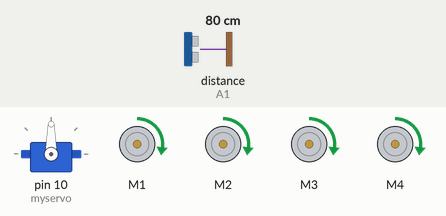
Simulated run of this sketch. Board: Arduino Uno, built with avr-gcc and run on an emulated ATmega328P. Shown: servo, 4 × DC motor (green arrow = forward, orange = backward, longer = faster). The inputs (shaded band) are chosen by the test bench; at power-on: distance to the obstacle (sensor on A1) 80 cm. The echo pulse lasts 58.3 µs per cm.

Above: at 1.31 s.
2.3 s: distance to the obstacle (sensor on A1) set to 2 cm
At 6.3 s:
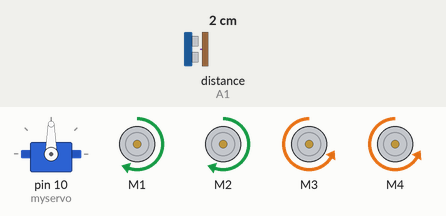
6.5 s: distance to the obstacle (sensor on A1) set to 26 cm
10.7 s: distance to the obstacle (sensor on A1) set to 33 cm
At 13.5 s:
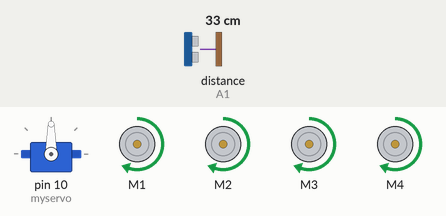
19.1 s: distance to the obstacle (sensor on A1) set to 4 cm
At 21.1 s:
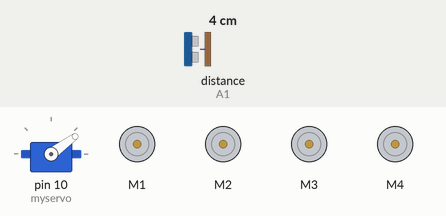
23.3 s: distance to the obstacle (sensor on A1) set to 35 cm
At 25.1 s:
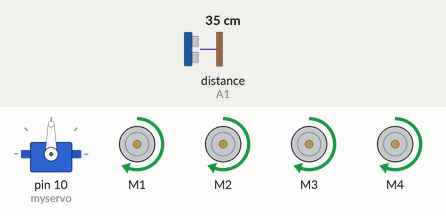
Timing chart, 0 to 75.0 s (numbered marks = the images above; inputs shaded):
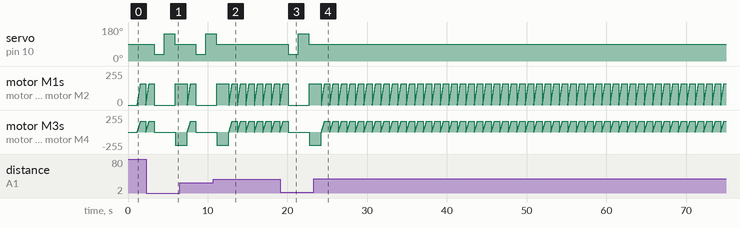

Measured:
- the behaviour switches between 29 and 30 cm on distance to the obstacle (sensor on A1) (found by bisection; images 1 and 2)
- after the input at 2.3 s, servo on pin 10 (myservo): 90° → 36° after 1.0 s, → 144° 1.3 s later, → 90° 1.3 s later
- after the input at 10.7 s, servo on pin 10 (myservo): goes on until 11.0 s, then stays 90°
- after the input at 19.1 s, servo on pin 10 (myservo): 90° → 36° after 1.0 s, → 144° 1.3 s later, → 90° 1.3 s later
- after the input at 23.3 s, servo on pin 10 (myservo): stops changing and stays 90°
- by itself, motor M1–4: ramps from stopped to forward 158/255 and jumps back, once every 1.1 s

The sketch:

avoiding_robot.ino
```cpp
#include <AFMotor.h>
#include <Servo.h>
#include <NewPing.h>

#define trig A0
#define echo A1
#define max_distance 300
#define max_speed 160
#define max_speed_offset 40
#define coll_dist 30
#define turn_dist coll_dist+20
NewPing sonar(trig, echo, max_distance);

AF_DCMotor leftmotor1(1, MOTOR12_1KHZ);
AF_DCMotor leftmotor2(2, MOTOR12_1KHZ);
AF_DCMotor rightmotor1(3, MOTOR34_1KHZ);
AF_DCMotor rightmotor2(4, MOTOR34_1KHZ);
Servo myservo;

int leftdistance, rightdistance;
int curdist = 0;
String motorset = "";
int speedset = 0;

void setup(){
  myservo.attach(10);
  myservo.write(90);
  delay(1000);
}

void loop(){
  myservo.write(90);
  delay(90);
  curdist = redping();
  if (curdist < coll_dist){
    changepath();
  }
  moveforward();
  delay(500);
}

void changepath(){
  movestop();
  myservo.write(36);
  delay(500);
  rightdistance = redping();
  delay(700);
  myservo.write(144);
  delay(700);
  leftdistance = redping();
  delay(500);
  myservo.write(90);
  delay(100);
  comparedistance();
}

void comparedistance(){
  if (leftdistance > rightdistance){
    turnleft();
  } else if (rightdistance > leftdistance){
    turnright();
  }else {
    turnaround();
  }
}

int redping(){
  delay(70);
  unsigned int us = sonar.ping();
  int cm = us/US_ROUNDTRIP_CM;
  return cm;
}

void movestop(){
  leftmotor1.run(RELEASE);
  leftmotor2.run(RELEASE);
  rightmotor1.run(RELEASE);
  rightmotor2.run(RELEASE);
}

void moveforward(){
  motorset = "FORWARD";
  leftmotor1.run(FORWARD);
  leftmotor2.run(FORWARD);
  rightmotor1.run(FORWARD);
  rightmotor2.run(FORWARD);
  for (speedset = 0; speedset < max_speed; speedset +=2){
    leftmotor1.setSpeed(speedset);
    leftmotor2.setSpeed(speedset);
    rightmotor1.setSpeed(speedset);
    rightmotor2.setSpeed(speedset);
  delay(5);
  }
}

void movebackward(){
  motorset = "BACKWARD";
  leftmotor1.run(BACKWARD);
  leftmotor2.run(BACKWARD);
  rightmotor1.run(BACKWARD);
  rightmotor2.run(BACKWARD);
  for (speedset = 0; speedset < max_speed; speedset +=2){
    leftmotor1.setSpeed(speedset);
    leftmotor2.setSpeed(speedset);
    rightmotor1.setSpeed(speedset);
    rightmotor2.setSpeed(speedset);
  delay(5);
  }
}

void turnright(){
  motorset = "RIGHT";
  leftmotor1.run(FORWARD);
  leftmotor2.run(FORWARD);
  rightmotor1.run(BACKWARD);
  rightmotor2.run(BACKWARD);
  rightmotor1.setSpeed(speedset+max_speed_offset);
  rightmotor2.setSpeed(speedset+max_speed_offset);
  delay(1500);
  motorset = "FORWARD";
  leftmotor1.run(FORWARD);
  leftmotor2.run(FORWARD);
  rightmotor1.run(FORWARD);
  rightmotor2.run(FORWARD);
}

void turnleft(){
   motorset = "LEFT";
  leftmotor1.run(BACKWARD);
  leftmotor2.run(BACKWARD);
  leftmotor1.setSpeed(speedset+max_speed_offset);
  leftmotor2.setSpeed(speedset+max_speed_offset);
  rightmotor1.run(FORWARD);
  rightmotor2.run(FORWARD);
  delay(1500);
  motorset = "FORWARD";
  leftmotor1.run(FORWARD);
  leftmotor2.run(FORWARD);
  rightmotor1.run(FORWARD);
  rightmotor2.run(FORWARD);
}

void turnaround(){
  motorset = "RIGHT";
  leftmotor1.run(FORWARD);
  leftmotor2.run(FORWARD);
  rightmotor1.run(BACKWARD);
  rightmotor2.run(BACKWARD);
  rightmotor1.setSpeed(speedset+max_speed_offset);
  rightmotor2.setSpeed(speedset+max_speed_offset);
  delay(1500);
  motorset = "FORWARD";
  leftmotor1.run(FORWARD);
  leftmotor2.run(FORWARD);
  rightmotor1.run(FORWARD);
  rightmotor2.run(FORWARD);
}
```
